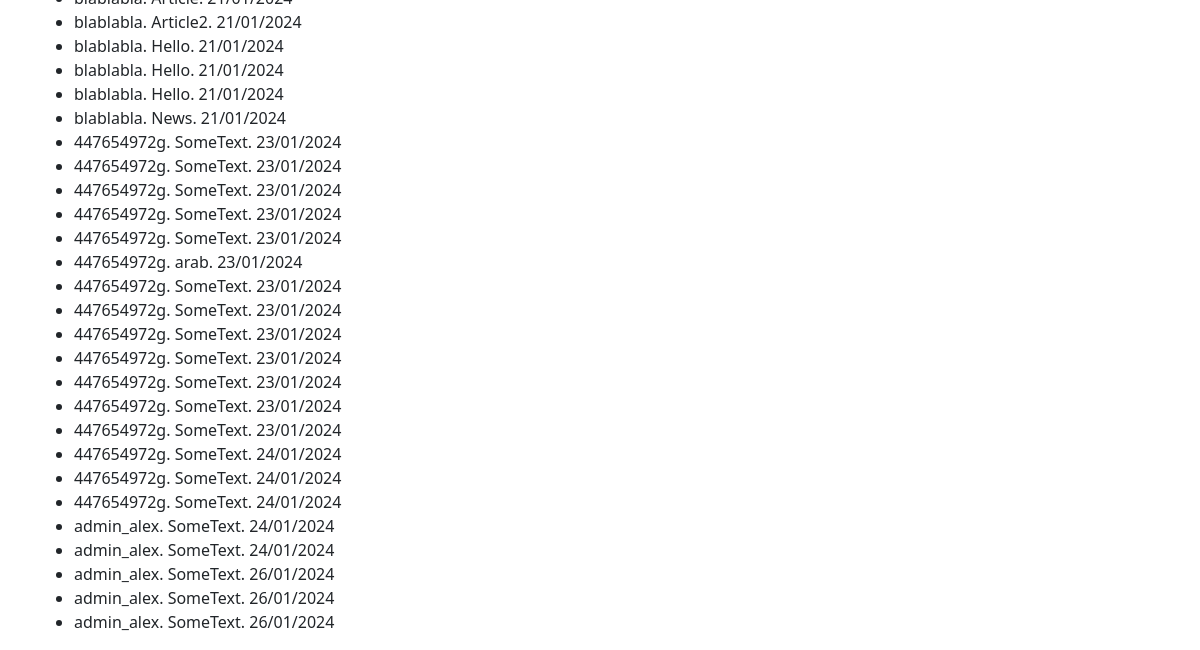
/newspaper/search/ (lower part), run on an earlier commit of the app's database.
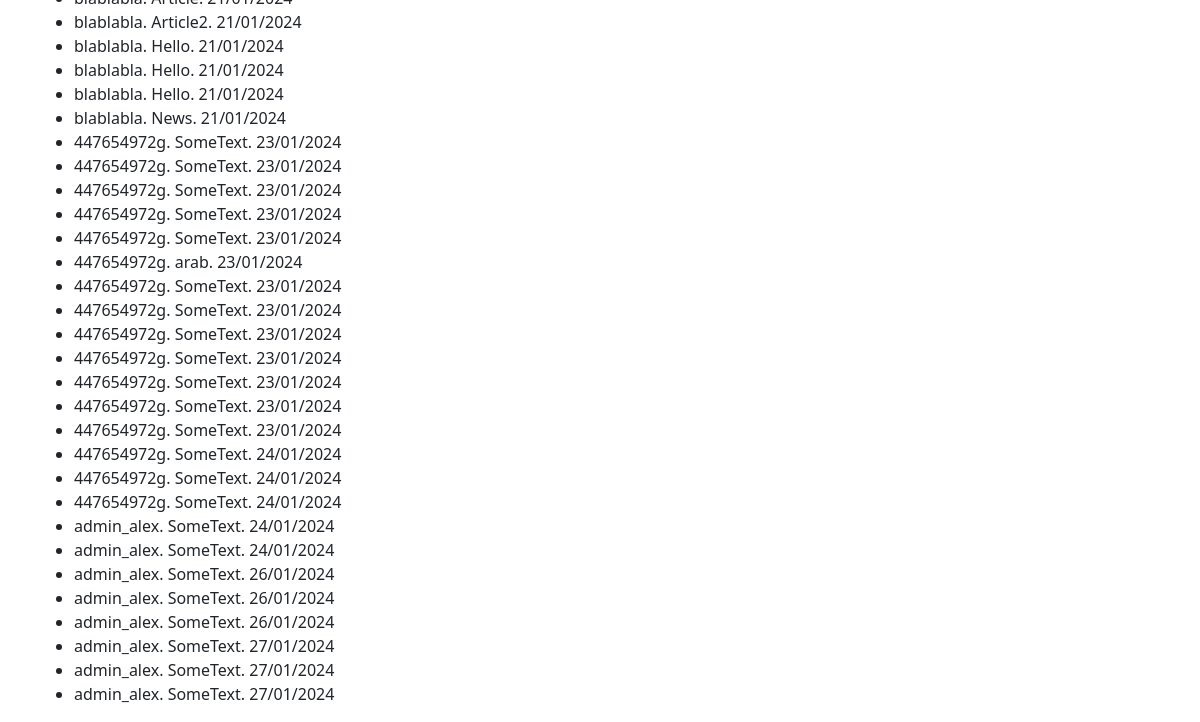
And on a later commit of the database.
### newsportal_app/models.py (models this page shows, shortened)
class Post(models.Model):
    author = models.ForeignKey(Author, on_delete=models.CASCADE)
    type = models.CharField(max_length=255, choices=TYPE_OF_POST, default=news)
    date_of_creation = models.DateTimeField(auto_now_add=True)
    category = models.ManyToManyField(Category, through='PostCategory')
    title = models.CharField(max_length=255)
    text = models.TextField()
    rating = models.IntegerField(default=0)

class Author(models.Model):
    user = models.OneToOneField(User, on_delete=models.CASCADE)
    rating = models.IntegerField(default=0)

### newsportal_app/views.py (the view)
# urls.py: path('search/', PostSearchView.as_view(), name='post_search'),
class PostSearchView(TemplateView):
    template_name = 'views/search.html'
    def get_context_data(self, **kwargs):
        context = super().get_context_data(**kwargs)
        context["filtered_list"] = PostSearchFilter(self.request.GET, Post.objects.all())
        return context

### templates/views/search.html (shortened to what this page needs)
{% extends 'flatpages/default.html' %}
{% block content %}
<ul>
{% for el in filtered_list.qs %}
    <li align="left">{{ el.author.user.username }}. {{ el.title }}. {{ el.date_of_creation|date:"d/m/Y" }}</li>
{% endfor %}
</ul>
{% endblock content %}

What changed in the data, as far as the page shows it:
added Post: author.user.username "admin_alex", title "SomeText", date_of_creation "27/01/2024"
added Post: author.user.username "admin_alex", title "SomeText", date_of_creation "27/01/2024"
added Post: author.user.username "admin_alex", title "SomeText", date_of_creation "27/01/2024"
